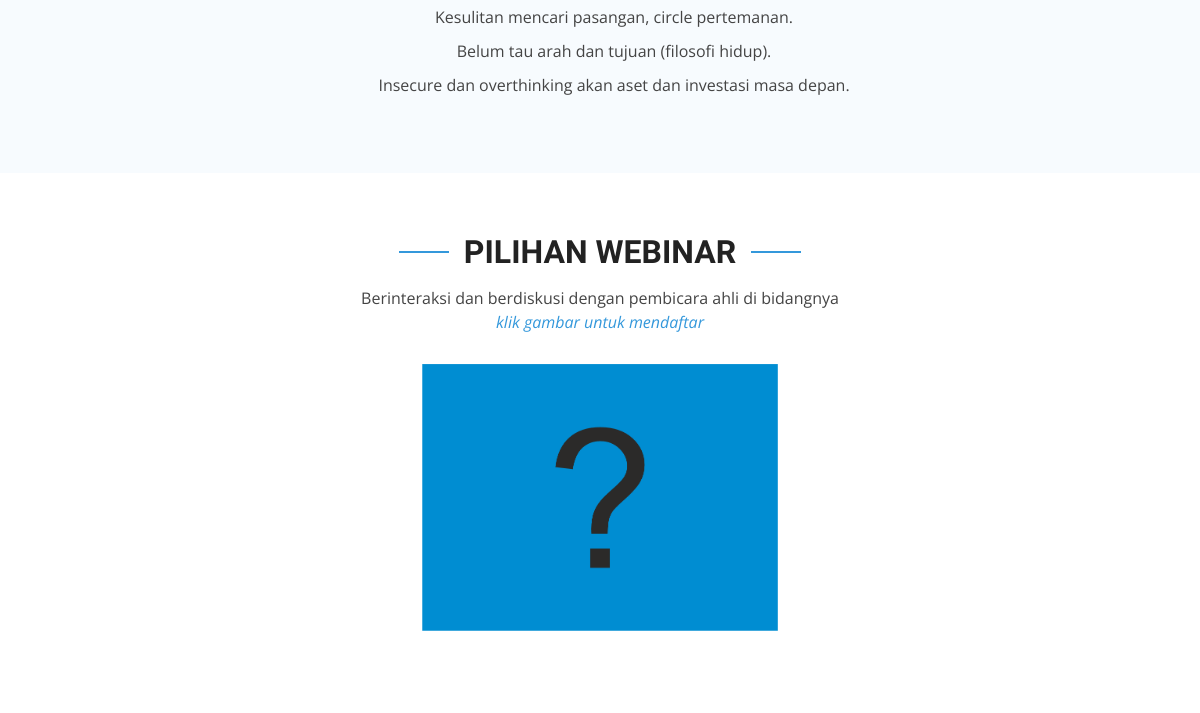
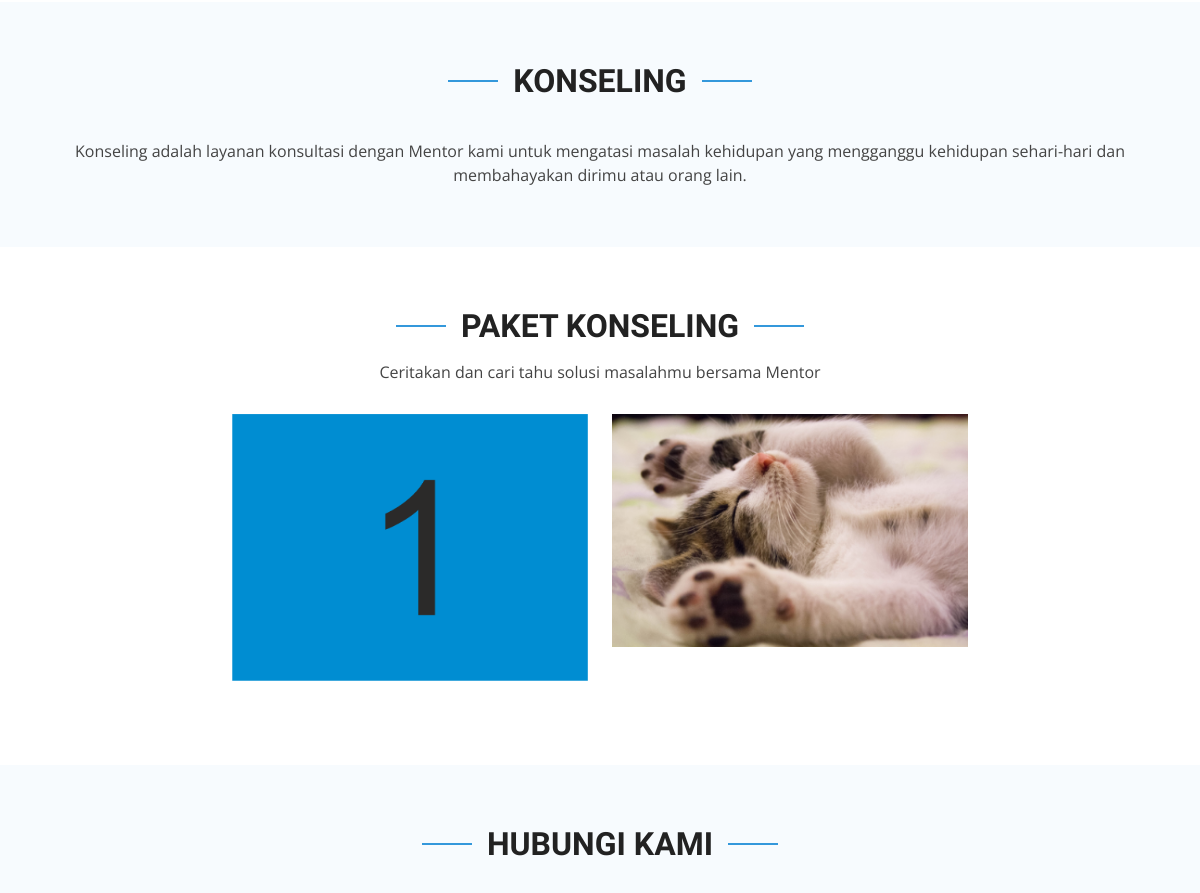
Page /user/app.php?page=home (signed in, middle part) on the earlier database version (2 pictures, top to bottom).
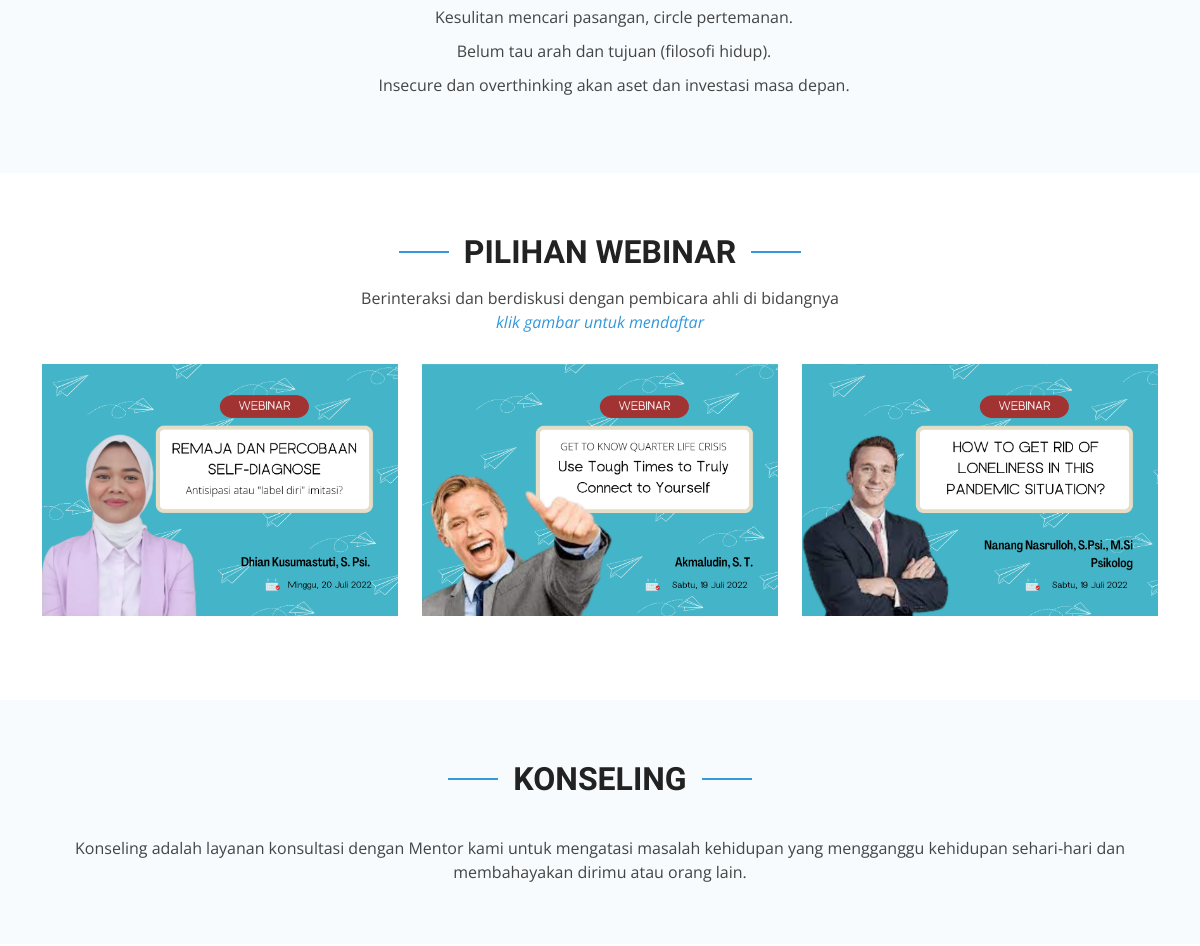
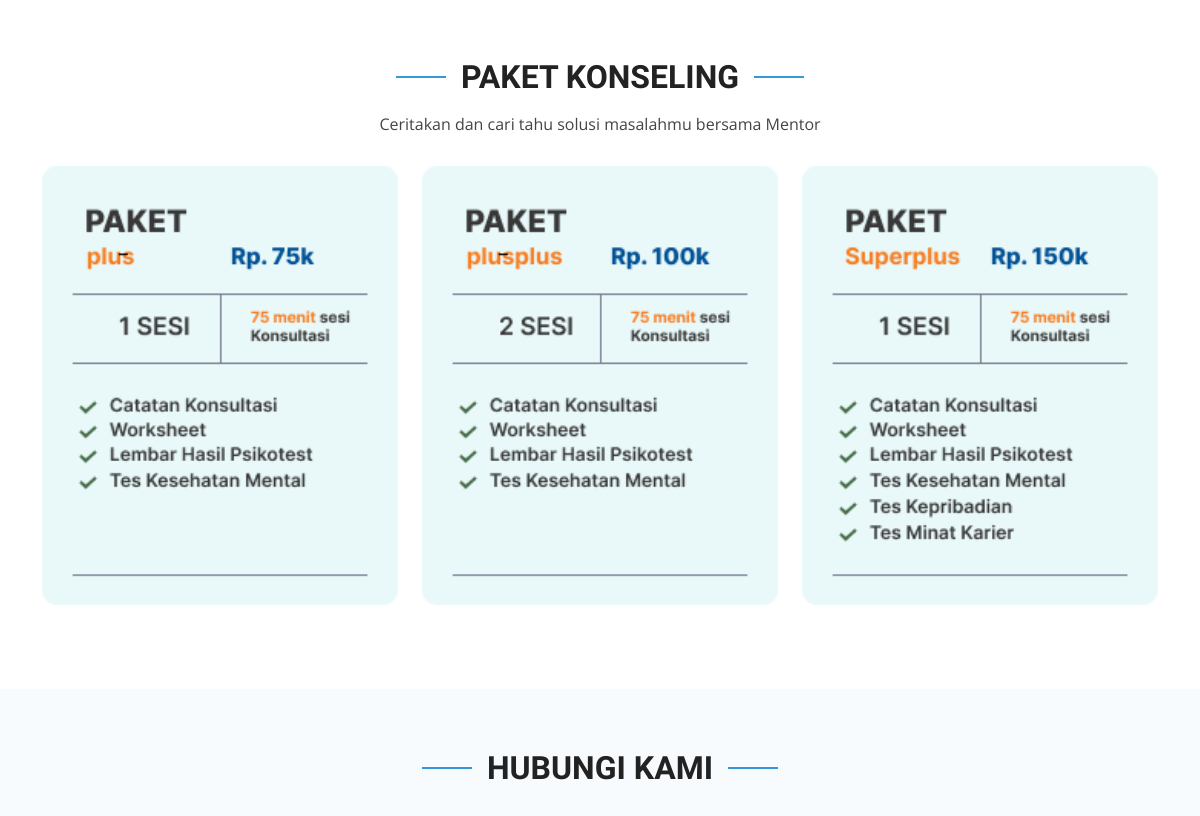
Same page on the later database version (2 pictures, top to bottom).
### tables this page shows
CREATE TABLE `webinar` (
  `id` int(11) NOT NULL,
  `admin` int(11) NOT NULL,
  `mentor` int(11) NOT NULL,
  `topik` varchar(128) NOT NULL,
  `jam` time NOT NULL,
  `tanggal` date NOT NULL,
  `harga` int(11) NOT NULL,
  `poster` varchar(255) NOT NULL
);

CREATE TABLE `konseling` (
  `id` int(11) NOT NULL,
  `admin` int(11) NOT NULL,
  `paket` varchar(64) NOT NULL,
  `harga` int(11) NOT NULL,
  `poster` varchar(255) NOT NULL
);

### user/home.php (the view, shortened to what this page needs)
<main id="main">
    <section id="webinar" class="about section-bg">
        <div class="container">
            <div class="content text-center" data-aos="fade-up" data-aos-delay="150">
                <ul class="justify-content-center">
                    <li>Kesulitan mencari pasangan, circle pertemanan.</li>
                    <li>Belum tau arah dan tujuan &#40;filosofi hidup&#41;.</li>
                    <li>Insecure dan overthinking akan aset dan investasi masa depan.</li>
                </ul>
            </div>
        </div>
    </section>
    <section class="pricing">
        <div class="container">
            <div class="section-title" data-aos="fade-up">
                <h2>Pilihan Webinar</h2>
                <p>Berinteraksi dan berdiskusi dengan pembicara ahli di bidangnya</p>
                <i style="color: #3498db;">klik gambar untuk mendaftar</i>
            </div>
            <div class="row portfolio-container justify-content-center" data-aos="fade-up" data-aos-delay="400">
                <?php
                $sql = "SELECT * FROM webinar";
                $hasil = mysqli_query($conn, $sql);
                while ($row = mysqli_fetch_array($hasil)) {
                ?>
                    <div class="col-lg-4 col-md-6 portfolio-item filter-app mb-4">
                        <div class="zoom">
                            <a href="app.php?page=form_webinar&id=<?= $row["id"] ?>">
                                <img src="../uploads/webinar/<?= $row["poster"] ?>" class="img-fluid" alt="">
                            </a>
                        </div>
                    </div>
                <?php } ?>
            </div>
        </div>
    </section>
    <section id="konseling" class="about section-bg">
        <div class="container">
            <div class="section-title" data-aos="fade-up">
                <h2>Konseling</h2>
            </div>
            <div class="content text-center" data-aos="fade-up" data-aos-delay="150">
                <p>
                    Konseling adalah layanan konsultasi dengan Mentor kami untuk mengatasi masalah
                    kehidupan yang mengganggu kehidupan sehari-hari dan membahayakan dirimu atau orang lain.
                </p>
            </div>
        </div>
    </section>
    <section class="pricing">
        <div class="container">
            <div class="section-title" data-aos="fade-up">
                <h2>Paket Konseling</h2>
                <p>Ceritakan dan cari tahu solusi masalahmu bersama Mentor</p>
            </div>
            <div class="row portfolio-container justify-content-center" data-aos="fade-up" data-aos-delay="400">
                <?php
                $sql = "SELECT * FROM konseling";
                $hasil = mysqli_query($conn, $sql);
                while ($row = mysqli_fetch_array($hasil)) {
                ?>
                    <div class="col-lg-4 col-md-6 portfolio-item filter-app mb-4">
                        <div class="zoom">
                            <a href="app.php?page=form_konseling&id=<?= $row["id"] ?>">
                                <img src="../uploads/konseling/<?= $row["poster"] ?>" class="img-fluid" alt="" style="width: 100%;">
                            </a>
                        </div>
                    </div>
                <?php } ?>
            </div>
        </div>
    </section>
    <section id="contact" class="contact section-bg">
        <div class="container">
            <div class="section-title" data-aos="fade-up">
                <h2>Hubungi Kami</h2>
            </div>
        </div>
    </section>
</main>

### user/app.php (shortened to what this page needs)
<!DOCTYPE html>
<html lang="en">
<head>
    <link href="assets/vendor/aos/aos.css" rel="stylesheet">
    <link href="assets/vendor/bootstrap/css/bootstrap.min.css" rel="stylesheet">
    <link href="assets/vendor/bootstrap-icons/bootstrap-icons.css" rel="stylesheet">
    <link href="assets/vendor/boxicons/css/boxicons.min.css" rel="stylesheet">
    <link href="assets/vendor/glightbox/css/glightbox.min.css" rel="stylesheet">
    <link href="assets/vendor/remixicon/remixicon.css" rel="stylesheet">
    <link href="assets/vendor/swiper/swiper-bundle.min.css" rel="stylesheet">
    <link href="assets/css/style.css" rel="stylesheet">
</head>
<body>
    <?php
    include('route.php');
    ?>
</body>
</html>

### user/route.php (shortened to what this page needs)
<?php
$page = (isset($_GET['page'])) ? $_GET['page'] : '';
switch ($page) {
    case 'home':
        include('home.php');
        break;
}

### user/assets/css/style.css (style rules this page uses)
body { font-family: "Open Sans", sans-serif; color: #444444; }
a { color: #3498db; text-decoration: none; }
h1, h2, h3, h4, h5, h6 { font-family: "Raleway", sans-serif; }
section { padding: 60px 0; overflow: hidden; }
.section-bg { background-color: #f7fbfe; }
.section-title { text-align: center; padding-bottom: 30px; }
.section-title h2 { font-size: 32px; font-weight: bold; text-transform: uppercase; position: relative; color: #222222; }
.section-title h2::before, .section-title h2::after { content: ""; width: 50px; height: 2px; background: #3498db; display: inline-block; }
.section-title h2::before { margin: 0 15px 10px 0; }
.section-title h2::after { margin: 0 0 10px 15px; }
.section-title p { margin: 15px 0 0 0; }
.about .content ul { list-style: none; padding: 0; }
.about .content ul li { padding-left: 28px; position: relative; }
.about .content ul li+li { margin-top: 10px; }
.about .content p:last-child { margin-bottom: 0; }
.zoom { transition: transform 330ms ease-in-out; }

Differences in the rows shown:
removed webinar: poster (picture)
removed konseling: poster (picture)
removed konseling: poster (picture)
added webinar: poster (picture)
added webinar: poster (picture)
added webinar: poster (picture)
added konseling: poster (picture)
added konseling: poster (picture)
added konseling: poster (picture)
